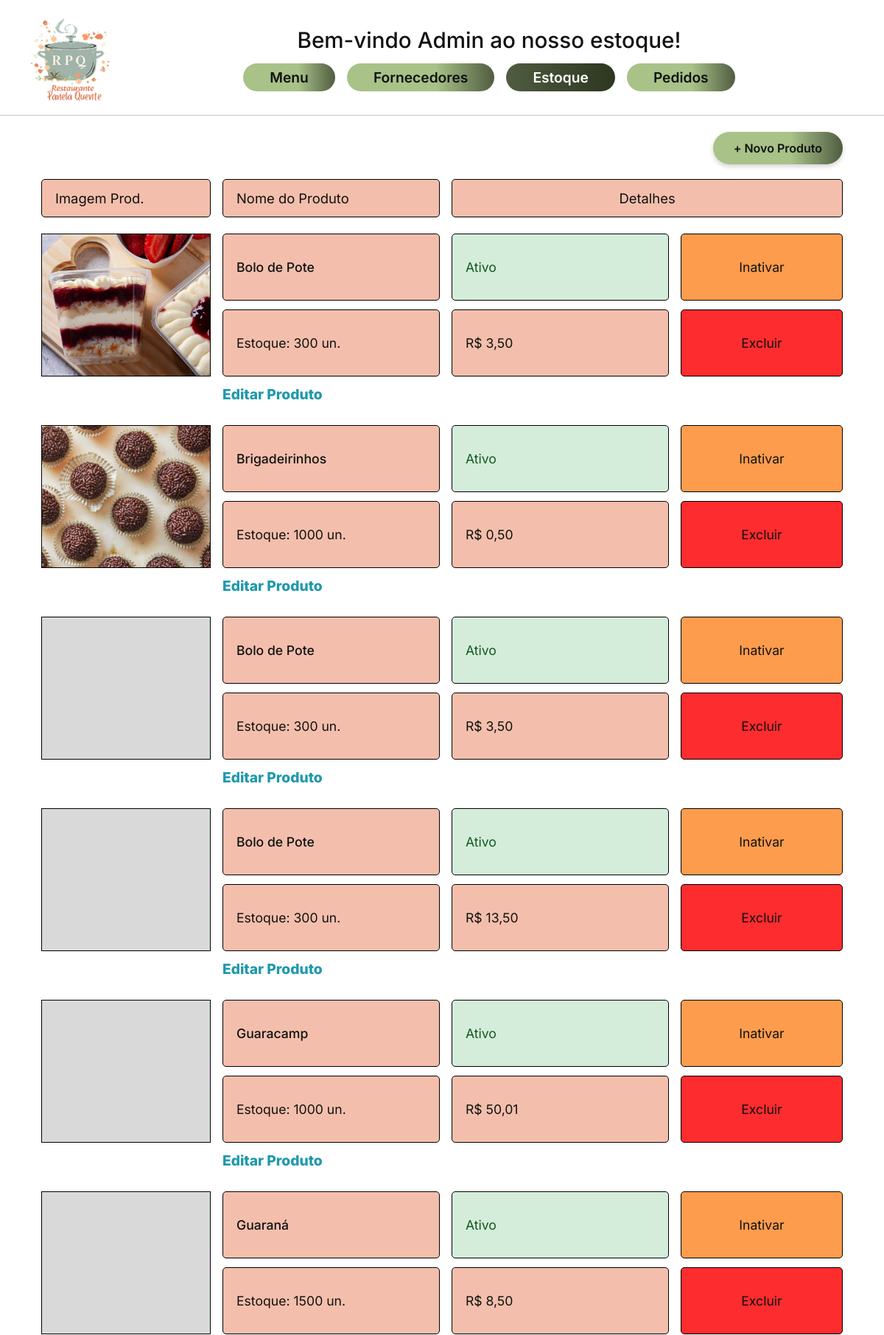
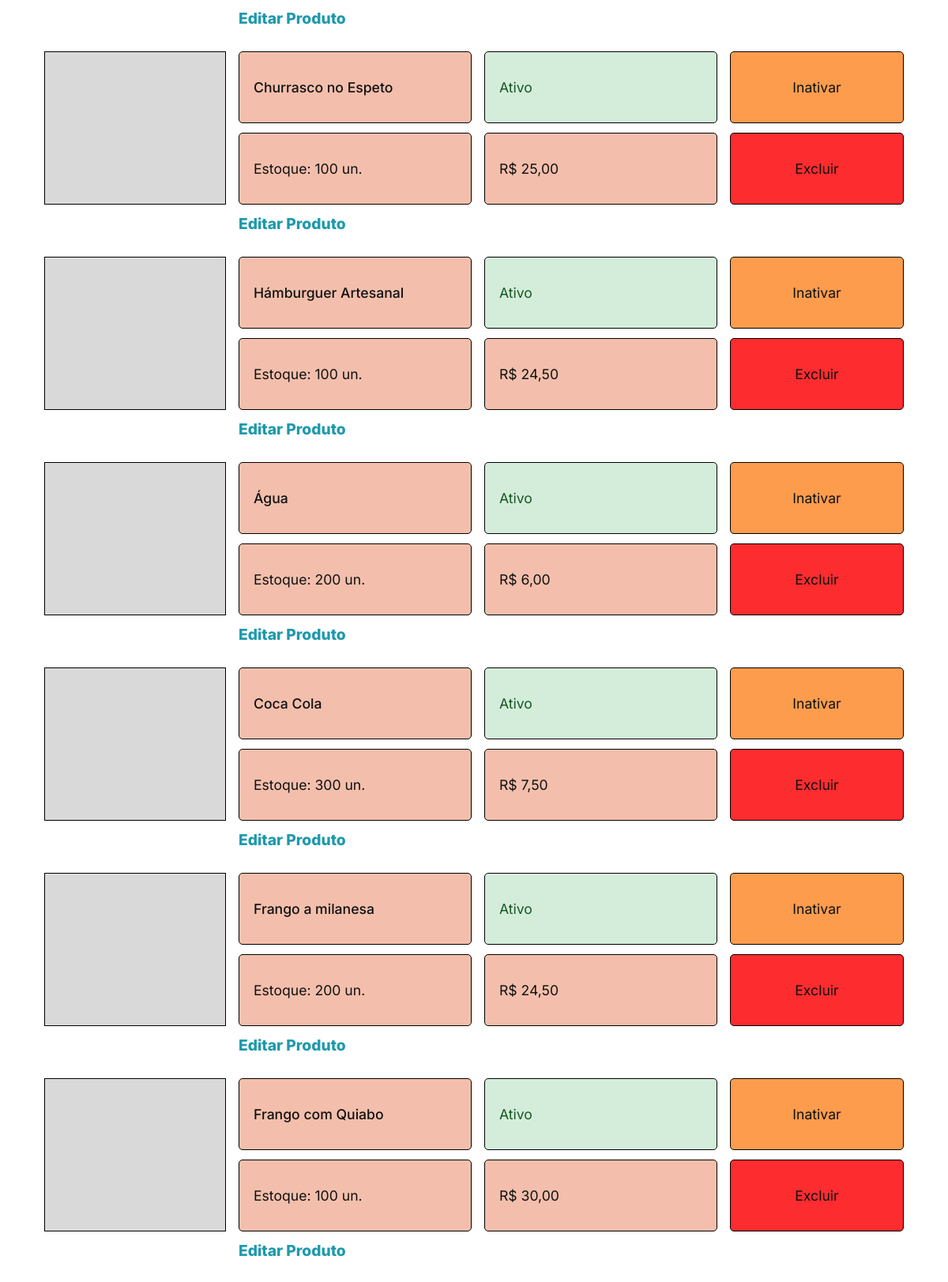
The app's page /projetobernardolohana/index.php?controller=produto&action=index (signed in) with its own data (2 pictures, top to bottom).
### tables this page shows
CREATE TABLE `produto` (
  `id` int(11) NOT NULL,
  `categoria_id` int(11) NOT NULL,
  `nome` varchar(100) NOT NULL,
  `descricao` text DEFAULT NULL,
  `variacao` varchar(150) DEFAULT NULL,
  `preco` decimal(10,2) NOT NULL DEFAULT 0.00,
  `estoque_qtd` int(11) NOT NULL DEFAULT 0,
  `fornecedor_id` int(11) DEFAULT NULL,
  `ativo` tinyint(1) NOT NULL DEFAULT 1
);

### projetobernardolohana/controllers/produtocontroller.php (called while the page is built, shortened)
<?php
require_once __DIR__ . '/../models/produto.php';
require_once __DIR__ . '/../helpers/acl.php';
class ProdutoController
{
    public function index(): void
    {
        $produtoModel = new Produto();
        $produtos = $produtoModel->listarComCategoria(false);
        require_once __DIR__ . '/../views/produtos.php';
    }
}

### projetobernardolohana/index.php (called while the page is built, shortened)
<?php
require_once __DIR__ . '/config/db.php';
$controller = $_GET['controller'] ?? 'auth';
$action = $_GET['action'] ?? 'form';
switch ($controller) {
    case 'produto':
        require_once __DIR__ . '/controllers/produtocontroller.php';
        $c = new ProdutoController();
        break;
}
$c->$action();

### projetobernardolohana/helpers/acl.php (called while the page is built, shortened)
<?php
function acl_podeVer(string $pagina): bool
{
    $perfil = $_SESSION['perfil'] ?? '';
    if ($perfil === 'gerente') return true;
    $mapa = [
        'dashboard'   => ['cliente'],
        'fornecedor'  => [],
        'produto'     => ['garçom'],
        'venda'       => ['garçom'],
    ];
    return in_array($perfil, $mapa[$pagina] ?? [], true);
}

### projetobernardolohana/config/db.php (called while the page is built)
<?php
class Database
{
    private static $conn=null;
    public static function getConnection()
    {
        if (self::$conn === null) {
            try {
                self::$conn=new PDO(
                    "mysql:host=localhost;dbname=projetorrgi51;charstet=utf8mb4",
                    "root",
                    "",
                    [
                        PDO::ATTR_ERRMODE=>PDO::ERRMODE_EXCEPTION,
                        PDO::ATTR_DEFAULT_FETCH_MODE=>PDO::FETCH_ASSOC
                    ]
                );
            }catch (PDOException $e){
                die("Erro ao conectar ao banco de dados.");
            }
        }
        return self::$conn;
    }
}

### projetobernardolohana/models/produto.php (called while the page is built, shortened)
<?php
require_once __DIR__ . '/../config/db.php';
class Produto
{
    private PDO $conn;
    public function __construct()
    {
        $this->conn = Database::getConnection();
    }
    public function listarComCategoria(bool $somenteAtivos = false): array
    {
        $sql = "
            SELECT p.id, p.categoria_id, p.nome, p.descricao, p.variacao,
                   p.preco, p.estoque_qtd, p.fornecedor_id,
                   p.ativo, c.nome AS categoria_nome
            FROM produto p
            INNER JOIN categoria1 c ON c.id = p.categoria_id
        ";
        $sql .= " ORDER BY p.id DESC";
        return $this->conn->query($sql)->fetchAll();
    }
}

### projetobernardolohana/views/produtos.php (the view, shortened to what this page needs)
<?php
function imagemProdutoUrl(int $produtoId): string
{
    $baseFs  = __DIR__ . "/../public/uploads/produtos/";
    $baseUrl = "public/uploads/produtos/";
    foreach (['jpg', 'png', 'webp'] as $ext) {
        if (file_exists($baseFs . $produtoId . '.' . $ext)) {
            return $baseUrl . $produtoId . '.' . $ext;
        }
    }
    return "public/assets/img/produto_sem_foto.png";
}
function precoFormatado(?float $preco): string
{
    $preco = $preco ?? 0;
    return 'R$ ' . number_format($preco, 2, ',', '.');
}
?>
<!DOCTYPE html>
<html lang="pt-BR">
<head>
  <link rel="stylesheet" href="public/assets/css/style.css">
</head>
<body data-page="produtos">
  <header class="site-header">
    <img class="header-logo"
      src="public/uploads/img/Cópia de R.P.Q. Logo (2) 4.png"
      alt="Restaurante Panela Quente" />
    <div class="header-right">
      <h1 class="header-title">
        Bem-vindo <?= htmlspecialchars($_SESSION['nome'] ?? 'Usuário') ?> ao nosso estoque!
      </h1>
      <nav class="nav-pills">
        <?php if (acl_podeVer('dashboard')): ?><a href="index.php?controller=auth&action=dashboard">Menu</a><?php endif; ?>
        <?php if (acl_podeVer('fornecedor')): ?><a href="index.php?controller=fornecedor&action=index">Fornecedores</a><?php endif; ?>
        <a href="index.php?controller=produto&action=index" class="active">Estoque</a>
        <?php if (acl_podeVer('venda')): ?><a href="index.php?controller=venda&action=index">Pedidos</a><?php endif; ?>
      </nav>
    </div>
  </header>
  <div class="h-divider"></div>
  <div class="toolbar">
    <a class="btn-novo" href="index.php?controller=produto&action=form">+ Novo Produto</a>
  </div>
  <div class="table-wrap">
    <div class="table-head">
      <div class="th">Imagem Prod.</div>
      <div class="th">Nome do Produto</div>
      <div class="th th-detalhes">Detalhes</div>
    </div>
    <?php if (empty($produtos)): ?>
      <div class="empty-msg">Nenhum produto cadastrado ainda.</div>
    <?php else: ?>
      <?php foreach ($produtos as $p): ?>
        <div class="produto-row">
          <div class="cell-img">
            <img src="<?= htmlspecialchars(imagemProdutoUrl((int)$p['id'])) ?>"
                 alt="<?= htmlspecialchars($p['nome']) ?>" loading="lazy" decoding="async" />
          </div>
          <div class="badge badge-nome"><?= htmlspecialchars($p['nome']) ?></div>
          <div class="badge badge-estoque">Estoque: <?= (int)($p['estoque_qtd'] ?? 0) ?> un.</div>
          <div class="badge badge-status <?= (int)$p['ativo'] === 1 ? 'ativo' : 'inativo' ?>">
            <?= (int)$p['ativo'] === 1 ? 'Ativo' : 'Inativo' ?>
          </div>
          <div class="badge badge-preco"><?= precoFormatado($p['preco'] ?? null) ?></div>
          <?php if ((int)$p['ativo'] === 1): ?>
            <a class="btn-acao btn-inativar"
               href="index.php?controller=produto&action=toggle&id=<?= (int)$p['id'] ?>&ativo=0"
               onclick="return confirm('Inativar este produto?')">Inativar</a>
          <?php else: ?>
            <a class="btn-acao btn-ativar"
               href="index.php?controller=produto&action=toggle&id=<?= (int)$p['id'] ?>&ativo=1">Ativar</a>
          <?php endif; ?>
          <a class="btn-acao btn-excluir"
             href="index.php?controller=produto&action=deletar&id=<?= (int)$p['id'] ?>"
             onclick="return confirm('⚠️ Excluir permanentemente?')">Excluir</a>
          <a class="link-editar"
             href="index.php?controller=produto&action=form&id=<?= (int)$p['id'] ?>">
            Editar Produto
          </a>
        </div>
      <?php endforeach; ?>
    <?php endif; ?>
  </div>
</body>
</html>

### records on screen
produto: shows a picture, nome "Bolo de Pote", estoque_qtd "300", ativo "Ativo", preco "R$ 3,50"
produto: shows a picture, nome "Brigadeirinhos", estoque_qtd "1000", ativo "Ativo", preco "R$ 0,50"
produto: shows a picture, nome "Bolo de Pote", estoque_qtd "300", ativo "Ativo", preco "R$ 3,50"
produto: shows a picture, nome "Bolo de Pote", estoque_qtd "300", ativo "Ativo", preco "R$ 13,50"
produto: shows a picture, nome "Guaracamp", estoque_qtd "1000", ativo "Ativo", preco "R$ 50,01"
produto: shows a picture, nome "Guaraná", estoque_qtd "1500", ativo "Ativo", preco "R$ 8,50"
produto: shows a picture, nome "Churrasco no Espeto", estoque_qtd "100", ativo "Ativo", preco "R$ 25,00"
produto: shows a picture, nome "Hámburguer Artesanal", estoque_qtd "100", ativo "Ativo", preco "R$ 24,50"
produto: shows a picture, nome "Água", estoque_qtd "200", ativo "Ativo", preco "R$ 6,00"
produto: shows a picture, nome "Coca Cola", estoque_qtd "300", ativo "Ativo", preco "R$ 7,50"
produto: shows a picture, nome "Frango a milanesa", estoque_qtd "200", ativo "Ativo", preco "R$ 24,50"
produto: shows a picture, nome "Frango com Quiabo", estoque_qtd "100", ativo "Ativo", preco "R$ 30,00"

### other values on screen
$_SESSION['nome'] "Admin"
